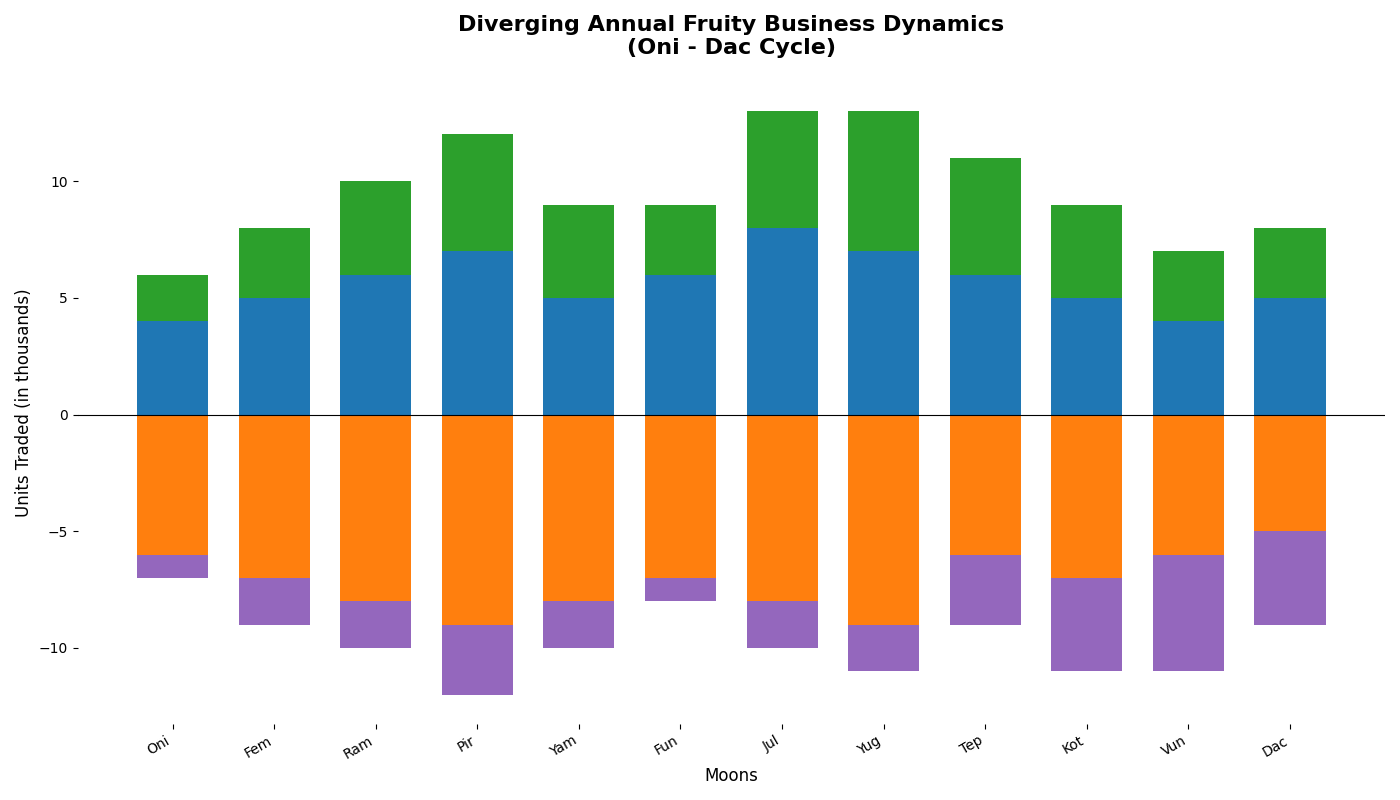

Source code (Python):
import matplotlib.pyplot as plt
import numpy as np

months = np.array(['Oni', 'Fem', 'Ram', 'Pir', 'Yam', 'Fun', 'Jul', 'Yug', 'Tep', 'Kot', 'Vun', 'Dac'])

sales_apples = np.array([4, 5, 6, 7, 5, 6, 8, 7, 6, 5, 4, 5])
sales_bananas = -np.array([6, 7, 8, 9, 8, 7, 8, 9, 6, 7, 6, 5])  # Negative to diverge
sales_cherries = np.array([2, 3, 4, 5, 4, 3, 5, 6, 5, 4, 3, 3])
sales_dates = -np.array([1, 2, 2, 3, 2, 1, 2, 2, 3, 4, 5, 4])  # Negative to diverge

data_positive = np.array([sales_apples, sales_cherries])
data_negative = np.array([sales_bananas, sales_dates])

n_months = len(months)
x = np.arange(n_months)
bar_width = 0.7

fig, ax = plt.subplots(figsize=(14, 8))

bottom_positive = np.zeros(n_months)
bottom_negative = np.zeros(n_months)

positive_colors = ['#1f77b4', '#2ca02c']
negative_colors = ['#ff7f0e', '#9467bd']

for sales, color in zip(data_positive, positive_colors):
    ax.bar(x, sales, width=bar_width, color=color, bottom=bottom_positive)
    bottom_positive += sales

for sales, color in zip(data_negative, negative_colors):
    ax.bar(x, sales, width=bar_width, color=color, bottom=bottom_negative)
    bottom_negative += sales

ax.set_xlabel('Moons', fontsize=12)
ax.set_ylabel('Units Traded (in thousands)', fontsize=12)
ax.set_title('Diverging Annual Fruity Business Dynamics\n(Oni - Dac Cycle)', fontsize=16, fontweight='bold', pad=20)
ax.set_xticks(x)
ax.set_xticklabels(months)
plt.xticks(rotation=30, ha='right')

ax.spines['top'].set_visible(False)
ax.spines['right'].set_visible(False)
ax.spines['left'].set_visible(False)
ax.spines['bottom'].set_visible(False)
ax.axhline(0, color='black', linewidth=0.8)

plt.tight_layout()
plt.show()
